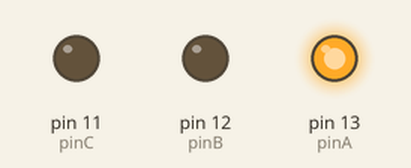
Bench run of a sketch on a simulated Arduino Uno, built with avr-gcc and run on an emulated ATmega328P. Parts: output pins drawn as LEDs (lit = HIGH).

Above: at 0.05 s.
At 3.59 s:
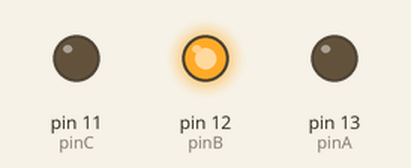
At 7.11 s:
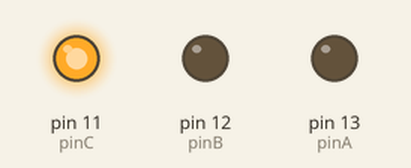
Timing chart, 0 to 7.4 s (numbered marks = the images above):
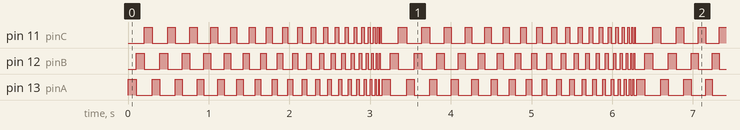

The sketch:

A002_leds_digitalwrite.ino
```cpp
/*
 * Controlar tres LEDs (encender y apagar)
 * 2013. Arduino Gran Canaria.
 */

// Declaracion de variables
int pinA = 13;
int pinB = 12;
int pinC = 11;

int pause = 100;

// Inicializacion del sistema
void setup() {
  // Inicializacion de pines digitales
  pinMode(pinA, OUTPUT);
  pinMode(pinB, OUTPUT);
  pinMode(pinC, OUTPUT);
}

// Bucle principal
void loop() {
  // Encender el primer led
  digitalWrite(pinA, HIGH);
  digitalWrite(pinB, LOW);
  digitalWrite(pinC, LOW);
  // Pausa
  delay(pause);

  // Encender el segundo led
  digitalWrite(pinA, LOW);
  digitalWrite(pinB, HIGH);
  digitalWrite(pinC, LOW);
  // Pausa
  delay(pause);

  // Encender el tercer led
  digitalWrite(pinA, LOW);
  digitalWrite(pinB, LOW);
  digitalWrite(pinC, HIGH);
  // Pausa
  delay(pause);

  // Pausar
  pause -= 5;
  // Comprobar el limite de la pausa
  if (pause == 0) pause = 100;
}
```

Measured:
- by itself, pin 11 (pinC), pin 12 (pinB), pin 13 (pinA): moves between LOW and HIGH, repeating every 3.2 s
